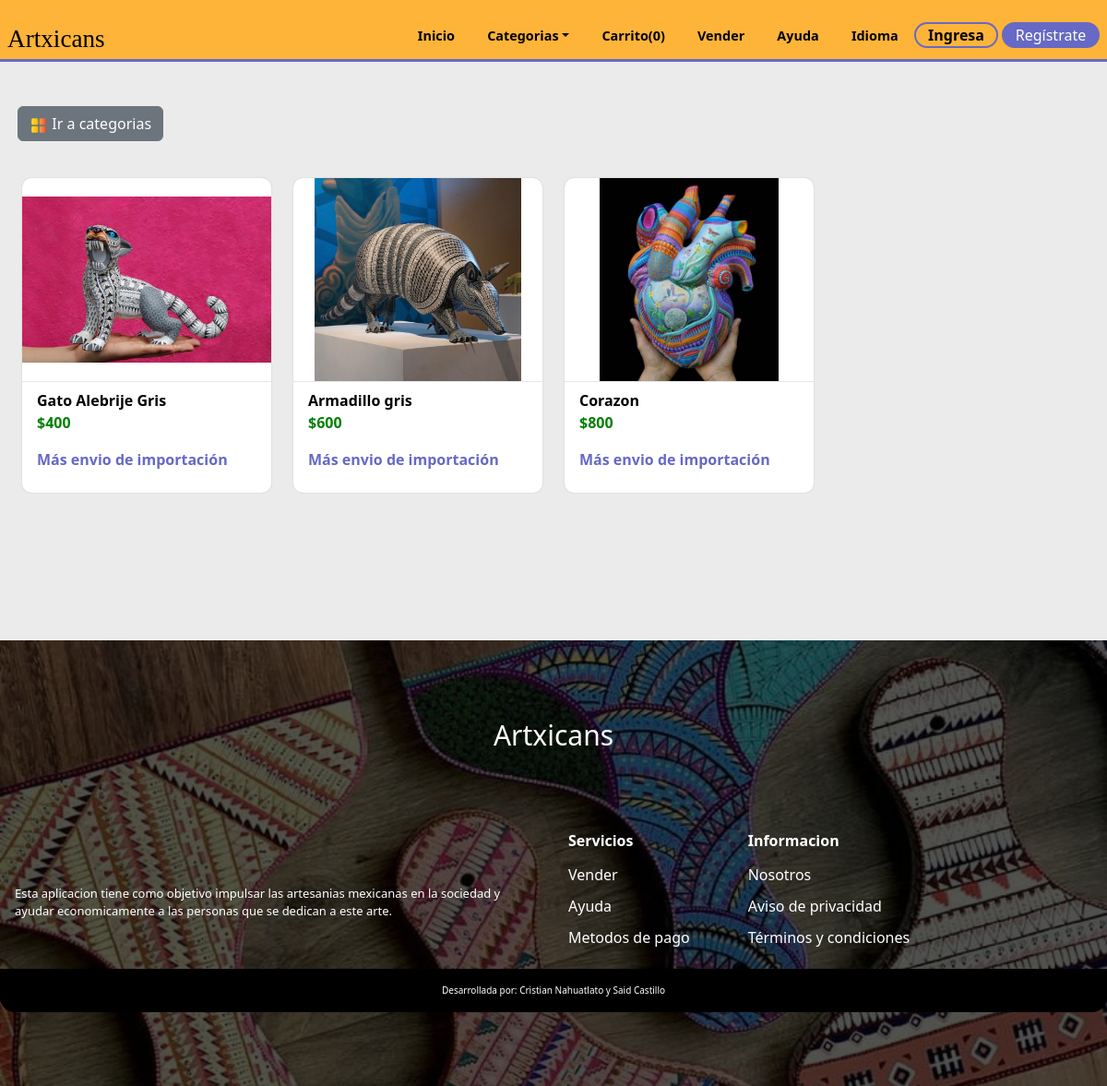
The app's page /pcategoria.php?op=Alebrije with its own data.
### tables this page shows
CREATE TABLE `products` (
  `id_product` int(11) NOT NULL,
  `product` varchar(80) NOT NULL,
  `image1` varchar(80) NOT NULL,
  `price` int(11) NOT NULL,
  `description` varchar(250) NOT NULL,
  `category` varchar(30) NOT NULL,
  `stock` int(11) NOT NULL,
  `image2` varchar(30) NOT NULL,
  `image3` varchar(30) NOT NULL,
  `ID_registro` int(11) DEFAULT NULL
);

### pcategoria.php (the view, shortened to what this page needs)
<?php
  include 'global/conexion.php';
  include 'templates/cabecera.php';
?>
<div class="d-grid gap-2 d-md-flex justify-content-start cat">
  <button class="btn btn-secondary me-md-2 mb-2 mt-5 categories-btn" type="button" onclick="location.href='categories.php'"><img src="./assets/utilities/categorias.png" class="categories-icon" alt="categories-icon"> Ir a categorias</button>
</div>
  <section class='container-products'>
    <div class='mainContent grid'>
      <?php
      if (isset($_GET['op']))
          {
            $opcion = $_GET['op'];
            $query = "SELECT * FROM `products` WHERE category = '$opcion' AND stock > 0 ORDER BY rand() LIMIT 12";
            $result = $conn ->query($query) or die ($conn->error);
            if ( $result->num_rows == 0 )
              {
      ?>
                <div class="alert alert-danger">No hay productos por el momento</div>
      <?php   }
            else
              {
                while($row = mysqli_fetch_array($result))
                  {
      ?>
                    <div class="single-product">
                      <a href="product.php?id_product=<?php echo $row['id_product'];?>" class='referencia'>
                        <div class='imgDiv'>
                            <img src="assets/products/<?php echo $row['image1'];?>"  alt="<?php echo $row['product']?>">
                        </div>
                        <div class="card-info">
                          <span class="product-title"><?php echo $row['product'];?></span>
                          <span class="price">$<?php echo $row['price'];?></span>
                          <span class="shipping">Más envio de importación</span>
                        </div>
                      </a>
                    </div>
      <?php       }?>
      <?php   }?>
    <?php }?>
    </div>
  </section>
<?php
  include('templates/pie.php');
?>

### styles/home/products.css (style rules this page uses)
.mainContent { padding: 2rem 0 2rem; padding-left: 1.5rem; padding-right: 1.5rem; justify-content: center; gap: 1.5rem; }
.single-product { height: 100%; display: grid; row-gap: 10px; border-radius: 10px; align-items: center; box-shadow: 0 0 0.1em rgba(0,0,0,0.2); background-color: rgb(255, 255, 255); cursor: pointer; transition-property: box-shadow; overflow: hidden; }
.imgDiv { height: 220px; width: 100%; overflow: hidden; }
.imgDiv img { height: 100%; width: 100%; object-fit:contain; transition: hidden; }
.card-info { border-top: 1px solid rgb(230, 230, 230); padding: 0.5rem 1rem; display: flex; flex-flow: column; flex-wrap: wrap; }
.card-info * + * { display: block; margin-bottom: 1rem; }
.price { font-weight: bold; color: green; }
.product-title { font-weight: bold; color: black; }
.shipping { color: var(--second-alpha-color); font-weight: bold; }
@media screen and (min-width:420px) { .mainContent { grid-template-columns: repeat(2,1fr); } }
@media screen and (min-width:420px) { .single-product { height: auto; } }
@media screen and (min-width:720px) { .mainContent { grid-template-columns: repeat(3,1fr); } }
@media screen and (min-width:720px) { .single-product { height: auto; } }
@media screen and (min-width:1024px) { .mainContent { grid-template-columns: repeat(4,1fr); } }
@media screen and (min-width:1024px) { .single-product { height: auto; } }

### styles/home/main.css (style rules this page uses)
.categories-btn { margin-left: 1.2rem; }
.categories-icon { width: 20px; height: 20px; }
body { top:0px !important; }

### index.css (style rules this page uses)
:root { --first-color: #feb439; --first-alpha-color: #FDD100; --second-color: #7D3C98; --second-alpha-color: #6669c5; --black-color: black; --white-color: white; --black-alpha-color: rgba(0,0,0,0.5); --white-alpha-color: rgba(255,255,255,0.5); --opacity-color: rgba(8,75,138,0.7); --font: "RaleWay",sans-serif; --max-width: 1200px; --header-height: 4.7rem; --link-color: #509ee3; --card-bg:rgb(225,225,235); --card-hover:rgb(255,255,255); }
* { padding:0; margin:0; -webkit-box-sizing: border-box; -moz-box-sizing: border-box; box-sizing: border-box; }
html { box-sizing: border-box; font-family: var(--font); font-size: 16px; scroll-behavior: smooth; }
*, *::after, *::before { box-sizing: inherit; }
body { margin: 0; overflow-x: hidden; color: var(--black-color); background-color: rgb(235, 235, 235);; }
a { color: var(--link-color); transition: all 0.5s ease-out; text-decoration: none; }
img { max-width: 100%; height: auto; }
.grid { display: grid; align-items: center; }

### records on screen
products: image1 (picture), product "Gato Alebrije Gris", price "400"
products: image1 (picture), product "Armadillo gris", price "600"
products: image1 (picture), product "Corazon", price "800"
